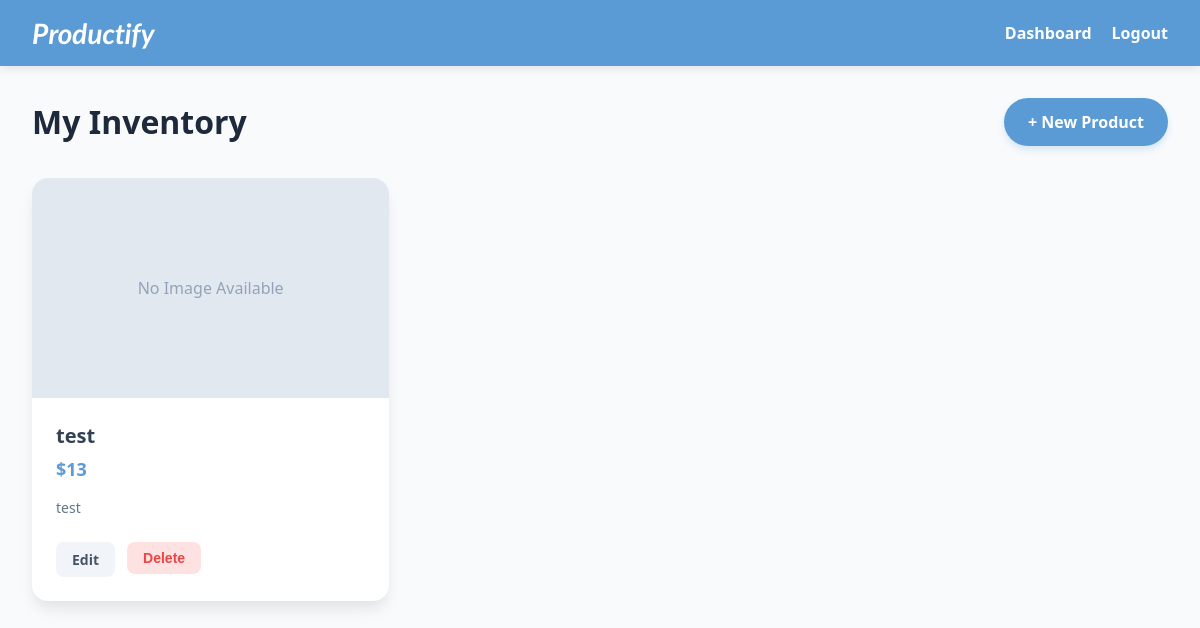
/my_products/ (signed in), run on an earlier commit of the app's database.
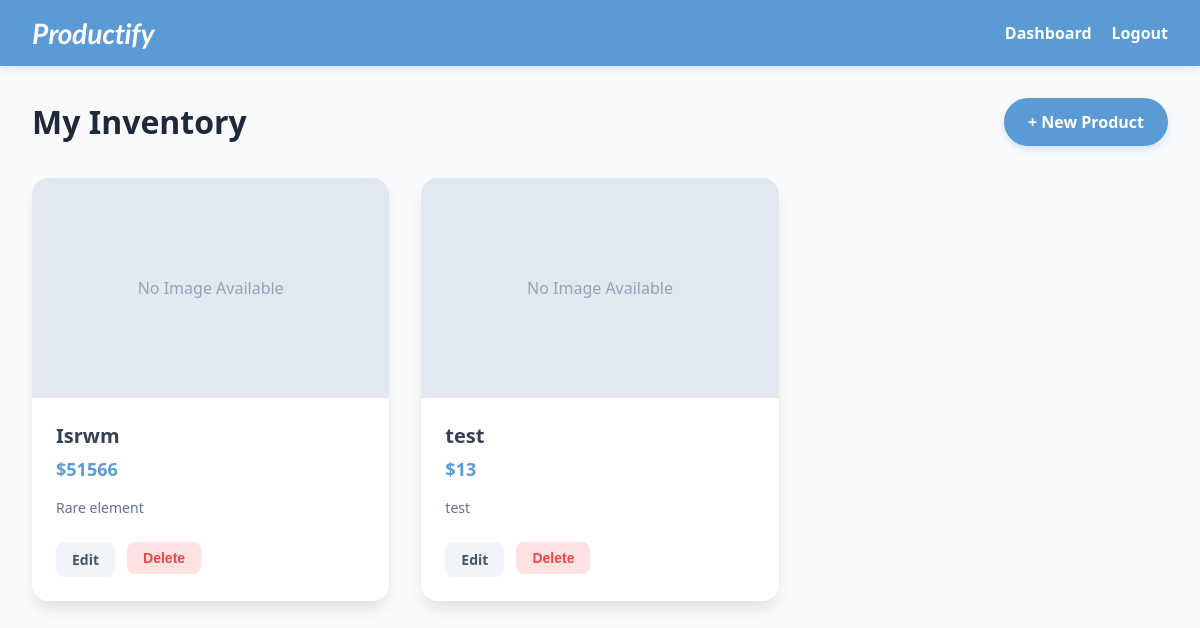
And on a later commit of the database.
### products/models.py (models this page shows, shortened)
class Product(models.Model):
    owner = models.ForeignKey(User, on_delete=models.CASCADE)
    name = models.CharField(max_length=100)
    image =models.ImageField(
        upload_to='products/',
        null=True,
        blank=True
    )
    price = models.IntegerField()
    description = models.TextField()
    email = models.EmailField()
    created_at = models.DateTimeField(auto_now_add=True)

### products/views.py (the view)
# urls.py: path('my_products/', views.my_products, name='myproduct'),
@login_required
def my_products(request):
    products = Product.objects.filter(owner=request.user).order_by("-created_at")
    return render(request, "myproducts.html", {"products": products})

### products/templates/myproducts.html (shortened to what this page needs)
<!DOCTYPE html>
<html lang="en">
<head>
</head>
<body>
    <nav class="navbar">
        <a href="{% url 'home' %}" class="brand">Productify</a>
        <div style="display: flex; align-items: center; gap: 20px;">
            <a href="{% url 'home' %}" style="color: white; text-decoration: none; font-weight: 600;">Dashboard</a>
            <a href="{% url 'logout' %}" style="color: white; text-decoration: none; font-weight: 600;">Logout</a>
        </div>
    </nav>
    <div class="main-container">
        <div class="header-bar">
            <h1 style="margin: 0;">My Inventory</h1>
            <a href="{% url 'create' %}" class="btn-add">+ New Product</a>
        </div>
        {% if products %}
            <div class="product-grid">
                {% for product in products %}
                    <div class="product-card">
                        {% if product.image %}
                            <img src="{{ product.image.url }}" alt="{{ product.name }}" class="product-image">
                        {% else %}
                            <div class="product-image" style="display: flex; align-items: center; justify-content: center; color: #94a3b8;">
                                No Image Available
                            </div>
                        {% endif %}
                        <div class="product-details">
                            <h2 class="product-name">{{ product.name }}</h2>
                            <div class="product-price">${{ product.price }}</div>
                            <p class="product-description">{{ product.description|truncatewords:20 }}</p>
                            <div class="actions">
                                <a href="{% url 'edit_product' product.id %}" class="btn-action btn-edit">Edit</a>
                                <form action="{% url 'delete_product' product.id %}" method="POST" onsubmit="return confirm('Delete this product?')">
                                    <button type="submit" class="btn-action btn-delete">Delete</button>
                                </form>
                            </div>
                        </div>
                    </div>
                {% endfor %}
            </div>
        {% else %}
            <div style="text-align: center; padding: 100px 0;">
                <p style="font-size: 1.25rem; color: #94a3b8;">You haven't listed any products yet.</p>
                <a href="{% url 'create' %}" style="color: #5B9BD5; font-weight: bold;">Create your first product</a>
            </div>
        {% endif %}
    </div>
</body>
</html>

### products/templates/myproducts.html (style rules this page uses)
* { box-sizing: border-box; }
body { margin: 0; min-height: 100vh; font-family: 'Segoe UI', Tahoma, Geneva, Verdana, sans-serif; background-color: #f8fafc; color: #1e293b; }
.navbar { background-color: #5B9BD5; padding: 1rem 2rem; display: flex; justify-content: space-between; align-items: center; color: white; box-shadow: 0 2px 10px rgba(0,0,0,0.1); }
.brand { font-family: 'Lato', sans-serif; font-style: italic; font-weight: 700; font-size: 28px; text-decoration: none; color: white; }
.main-container { width: 100%; padding: 2rem; margin: 0; }
.header-bar { display: flex; justify-content: space-between; align-items: center; margin-bottom: 2rem; }
.btn-add { background-color: #5B9BD5; color: white; padding: 0.8rem 1.5rem; border-radius: 50px; text-decoration: none; font-weight: bold; box-shadow: 0 4px 6px rgba(91, 155, 213, 0.2); transition: transform 0.2s; }
.product-grid { display: grid; grid-template-columns: repeat(auto-fill, minmax(320px, 1fr)); gap: 2rem; }
.product-card { background: white; border-radius: 1rem; overflow: hidden; box-shadow: 0 10px 15px -3px rgba(0, 0, 0, 0.1); display: flex; flex-direction: column; }
.product-image { width: 100%; height: 220px; object-fit: cover; background-color: #e2e8f0; }
.product-details { padding: 1.5rem; flex-grow: 1; }
.product-name { font-size: 1.25rem; font-weight: 800; margin: 0 0 0.5rem 0; color: #334155; }
.product-price { color: #5B9BD5; font-size: 1.125rem; font-weight: 700; margin-bottom: 1rem; }
.product-description { color: #64748b; font-size: 0.875rem; line-height: 1.5; margin-bottom: 1.5rem; }
.actions { display: flex; gap: 0.75rem; }
.btn-action { padding: 0.5rem 1rem; border-radius: 0.5rem; text-decoration: none; font-size: 0.875rem; font-weight: 600; border: none; cursor: pointer; }
.btn-edit { background-color: #f1f5f9; color: #475569; }
.btn-delete { background-color: #fee2e2; color: #ef4444; }

What changed in the data, as far as the page shows it:
added Product: shows "No Image Available", name "Isrwm", price "51566", description "Rare element"
